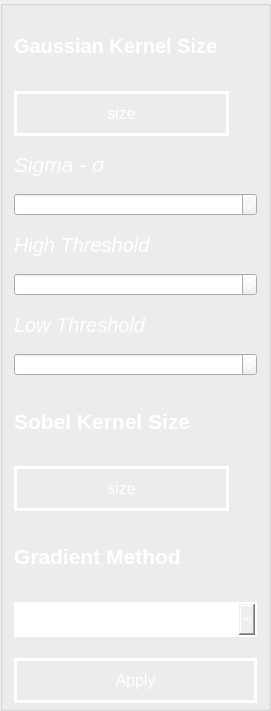
   <widget class="QGroupBox" name="page_filter_layout">
    <property name="geometry">
     <rect>
      <x>20</x>
      <y>90</y>
      <width>271</width>
      <height>711</height>
     </rect>
    </property>
    <property name="styleSheet">
     <string notr="true">QGroupBox{
	color: rgb(255, 255, 255);
}</string>
    </property>
    <property name="title">
     <string/>
    </property>
    <layout class="QVBoxLayout" name="verticalLayout">
     <property name="topMargin">
      <number>0</number>
     </property>
     <property name="bottomMargin">
      <number>10</number>
     </property>
     <item>
      <widget class="QLabel" name="gaussian_kernal_size_label">
       <property name="maximumSize">
        <size>
         <width>16777215</width>
         <height>80</height>
        </size>
       </property>
       <property name="font">
        <font>
         <pointsize>15</pointsize>
         <weight>75</weight>
         <bold>true</bold>
        </font>
       </property>
       <property name="styleSheet">
        <string notr="true">QLabel{
	color: rgb(255, 255, 255);
}</string>
       </property>
       <property name="text">
        <string>Gaussian Kernel Size</string>
       </property>
      </widget>
     </item>
     <item>
      <widget class="QPushButton" name="gaussian_filter_kernel_size_button">
       <property name="minimumSize">
        <size>
         <width>0</width>
         <height>40</height>
        </size>
       </property>
       <property name="maximumSize">
        <size>
         <width>215</width>
         <height>45</height>
        </size>
       </property>
       <property name="font">
        <font>
         <pointsize>12</pointsize>
         <weight>50</weight>
         <bold>false</bold>
        </font>
       </property>
       <property name="styleSheet">
        <string notr="true">QPushButton {
                                            color: rgb(255, 255, 255);

                                            border: 3px solid rgb(255, 255, 255);
                                            }
                                            QPushButton:hover {
                                            border-color:rgb(5, 255, 142);
										  color: rgb(5, 255, 142);
                                            }</string>
       </property>
       <property name="text">
        <string>size</string>
       </property>
      </widget>
     </item>
     <item>
      <widget class="QLabel" name="gaussian_filter_sigma_label">
       <property name="minimumSize">
        <size>
         <width>45</width>
         <height>0</height>
        </size>
       </property>
       <property name="maximumSize">
        <size>
         <width>16777215</width>
         <height>45</height>
        </size>
       </property>
       <property name="sizeIncrement">
        <size>
         <width>0</width>
         <height>40</height>
        </size>
       </property>
       <property name="font">
        <font>
         <pointsize>16</pointsize>
         <weight>50</weight>
         <italic>true</italic>
         <bold>false</bold>
        </font>
       </property>
       <property name="styleSheet">
        <string notr="true">QLabel{
	color: rgb(255, 255, 255);
}</string>
       </property>
       <property name="text">
        <string>Sigma - σ</string>
       </property>
      </widget>
     </item>
     <item>
      <widget class="QSpinBox" name="gaussian_filter_sigma_comboBox">
       <property name="font">
        <font>
         <pointsize>10</pointsize>
        </font>
       </property>
       <property name="styleSheet">
        <string notr="true">QSpinBox{
	color: rgb(255, 255, 255);
}</string>
       </property>
       <property name="value">
        <number>99</number>
       </property>
      </widget>
     </item>
     <item>
      <widget class="QLabel" name="high_threshold_label">
       <property name="maximumSize">
        <size>
         <width>16777215</width>
         <height>45</height>
        </size>
       </property>
       <property name="font">
        <font>
         <pointsize>15</pointsize>
         <weight>50</weight>
         <italic>true</italic>
         <bold>false</bold>
        </font>
       </property>
       <property name="styleSheet">
        <string notr="true">QLabel{
	color: rgb(255, 255, 255);
}</string>
       </property>
       <property name="text">
        <string>High Threshold</string>
       </property>
      </widget>
     </item>
     <item>
      <widget class="QSpinBox" name="edge_detection_high_threshold_spinbox">
       <property name="font">
        <font>
         <pointsize>10</pointsize>
        </font>
       </property>
       <property name="styleSheet">
        <string notr="true">QSpinBox{
	color: rgb(255, 255, 255);
}</string>
       </property>
       <property name="maximum">
        <number>800</number>
       </property>
       <property name="value">
        <number>200</number>
       </property>
      </widget>
     </item>
     <item>
      <widget class="QLabel" name="low_threshold_label">
       <property name="maximumSize">
        <size>
         <width>16777215</width>
         <height>45</height>
        </size>
       </property>
       <property name="font">
        <font>
         <pointsize>15</pointsize>
         <weight>50</weight>
         <italic>true</italic>
         <bold>false</bold>
        </font>
       </property>
       <property name="styleSheet">
        <string notr="true">QLabel{
	color: rgb(255, 255, 255);
}</string>
       </property>
       <property name="text">
        <string>Low Threshold</string>
       </property>
      </widget>
     </item>
     <item>
      <widget class="QSpinBox" name="edge_detection_low_threshold_spinbox">
       <property name="font">
        <font>
         <pointsize>10</pointsize>
        </font>
       </property>
       <property name="styleSheet">
        <string notr="true">QSpinBox{
	color: rgb(255, 255, 255);
}</string>
       </property>
       <property name="maximum">
        <number>500</number>
       </property>
       <property name="value">
        <number>100</number>
       </property>
      </widget>
     </item>
     <item>
      <widget class="QLabel" name="kernal_size_label">
       <property name="maximumSize">
        <size>
         <width>16777215</width>
         <height>80</height>
        </size>
       </property>
       <property name="font">
        <font>
         <pointsize>16</pointsize>
         <weight>75</weight>
         <bold>true</bold>
        </font>
       </property>
       <property name="styleSheet">
        <string notr="true">QLabel{
	color: rgb(255, 255, 255);
}</string>
       </property>
       <property name="text">
        <string>Sobel Kernel Size</string>
       </property>
      </widget>
     </item>
     <item>
      <widget class="QPushButton" name="filter_kernel_size_button">
       <property name="minimumSize">
        <size>
         <width>0</width>
         <height>40</height>
        </size>
       </property>
       <property name="maximumSize">
        <size>
         <width>215</width>
         <height>45</height>
        </size>
       </property>
       <property name="font">
        <font>
         <pointsize>12</pointsize>
         <weight>50</weight>
         <bold>false</bold>
        </font>
       </property>
       <property name="styleSheet">
        <string notr="true">QPushButton {
                                            color: rgb(255, 255, 255);

                                            border: 3px solid rgb(255, 255, 255);
                                            }
                                            QPushButton:hover {
                                            border-color:rgb(5, 255, 142);
										  color: rgb(5, 255, 142);
                                            }</string>
       </property>
       <property name="text">
        <string>size</string>
       </property>
      </widget>
     </item>
     <item>
      <widget class="QLabel" name="gradient_method_label">
       <property name="maximumSize">
        <size>
         <width>16777215</width>
         <height>80</height>
        </size>
       </property>
       <property name="font">
        <font>
         <pointsize>16</pointsize>
         <weight>75</weight>
         <bold>true</bold>
        </font>
       </property>
       <property name="styleSheet">
        <string notr="true">QLabel{
	color: rgb(255, 255, 255);
}</string>
       </property>
       <property name="text">
        <string>Gradient Method</string>
       </property>
      </widget>
     </item>
     <item>
      <widget class="QComboBox" name="comboBox">
       <property name="maximumSize">
        <size>
         <width>16777215</width>
         <height>35</height>
        </size>
       </property>
       <property name="sizeIncrement">
        <size>
         <width>0</width>
         <height>0</height>
        </size>
       </property>
       <property name="font">
        <font>
         <pointsize>11</pointsize>
        </font>
       </property>
       <property name="cursor">
        <cursorShape>PointingHandCursor</cursorShape>
       </property>
       <property name="styleSheet">
        <string notr="true">QComboBox {
                                            color: rgb(255, 255, 255);

                                            border: 2px solid rgb(255, 255, 255);
                                            }
                                            QComboBox:hover {
                                            border-color:rgb(5, 255, 142);
										  color: rgb(5, 255, 142);
                                            }</string>
       </property>
      </widget>
     </item>
     <item>
      <widget class="QPushButton" name="apply_button_4">
       <property name="minimumSize">
        <size>
         <width>0</width>
         <height>55</height>
        </size>
       </property>
       <property name="maximumSize">
        <size>
         <width>250</width>
         <height>45</height>
        </size>
       </property>
       <property name="font">
        <font>
         <pointsize>12</pointsize>
         <weight>50</weight>
         <bold>false</bold>
        </font>
       </property>
       <property name="cursor">
        <cursorShape>PointingHandCursor</cursorShape>
       </property>
       <property name="styleSheet">
        <string notr="true">QPushButton {
                                            color: rgb(255, 255, 255);
                                            border: 3px solid rgb(255, 255, 255);
							margin-top :10px;
                                            }
                                            QPushButton:hover {
                                            border-color:rgb(5, 255, 142);
										  color: rgb(5, 255, 142);
                                            }</string>
       </property>
       <property name="text">
        <string>Apply</string>
       </property>
      </widget>
     </item>
    </layout>
   </widget>
